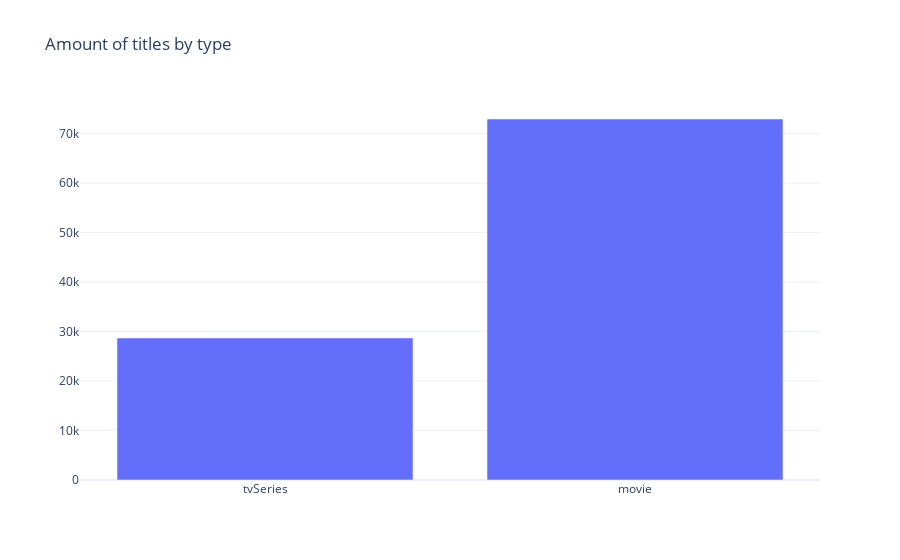

Here is the notebook cell this chart was saved with:
### Markdown cell above
## 4.1. Big Numbers

### Code cell
#Overall number of movies and tv shows
cursor = db.movies_and_tvshows.aggregate([
    { '$group': { '_id': '$contentType', 'amount': { '$count': {} } } }
])

graph_data = mongo_cursor_to_pandas_df(cursor)

fig = go.Figure([go.Bar(
    x=graph_data['_id'],
    y=graph_data['amount']
)])

fig.update_layout(title='Amount of titles by type')

fig.show()

### Figure 1 — Plotly figure (JSON) as saved in the notebook; plotly's stock layout.template omitted (floating-point values rounded to 4 significant figures)
{"data": [{"type": "bar", "x": ["tvSeries", "movie"], "y": [28693, 72911]}], "layout": {"title": {"text": "Amount of titles by type"}}}
